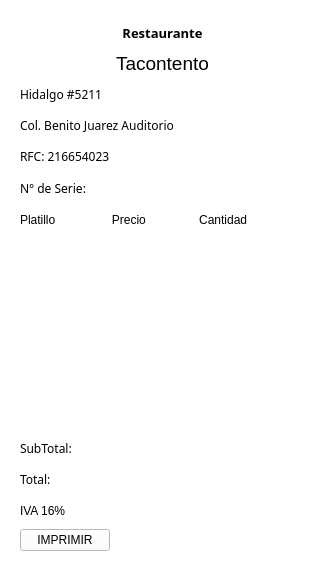
<?xml version="1.0" encoding="UTF-8"?>
<ui version="4.0">
 <class>TicketWidget</class>
 <widget class="QWidget" name="TicketWidget">
  <property name="geometry">
   <rect>
    <x>0</x>
    <y>0</y>
    <width>325</width>
    <height>571</height>
   </rect>
  </property>
  <property name="sizePolicy">
   <sizepolicy hsizetype="Preferred" vsizetype="Preferred">
    <horstretch>0</horstretch>
    <verstretch>0</verstretch>
   </sizepolicy>
  </property>
  <property name="font">
   <font>
    <family>Montserrat</family>
   </font>
  </property>
  <property name="windowTitle">
   <string>TICKET</string>
  </property>
  <property name="styleSheet">
   <string notr="true">background-color:white;</string>
  </property>
  <layout class="QGridLayout" name="gridLayout">
   <item row="1" column="0">
    <widget class="QStackedWidget" name="stackedWidget">
     <property name="sizePolicy">
      <sizepolicy hsizetype="Preferred" vsizetype="Preferred">
       <horstretch>0</horstretch>
       <verstretch>0</verstretch>
      </sizepolicy>
     </property>
     <property name="font">
      <font>
       <family>Montserrat</family>
      </font>
     </property>
     <widget class="QWidget" name="page">
      <layout class="QGridLayout" name="gridLayout_2">
       <item row="8" column="0" colspan="4">
        <widget class="QLabel" name="lblDireccion">
         <property name="font">
          <font>
           <family>Montserrat</family>
          </font>
         </property>
         <property name="text">
          <string>Hidalgo #5211</string>
         </property>
         <property name="alignment">
          <set>Qt::AlignLeading|Qt::AlignLeft|Qt::AlignVCenter</set>
         </property>
        </widget>
       </item>
       <item row="10" column="0">
        <widget class="QLabel" name="lblRFC">
         <property name="font">
          <font>
           <family>Montserrat</family>
          </font>
         </property>
         <property name="text">
          <string>RFC: 216654023</string>
         </property>
        </widget>
       </item>
       <item row="0" column="0" rowspan="2">
        <widget class="QLabel" name="label_2">
         <property name="maximumSize">
          <size>
           <width>70</width>
           <height>50</height>
          </size>
         </property>
         <property name="styleSheet">
          <string notr="true">border-image: url(:/Resources/imgs/taco.png) 0 0 0 0 stretch stretch;</string>
         </property>
         <property name="text">
          <string/>
         </property>
        </widget>
       </item>
       <item row="16" column="0">
        <widget class="QLabel" name="label">
         <property name="text">
          <string>IVA 16%</string>
         </property>
        </widget>
       </item>
       <item row="1" column="1">
        <widget class="QLabel" name="lblNombreRestaurante">
         <property name="font">
          <font>
           <pointsize>14</pointsize>
           <weight>50</weight>
           <bold>false</bold>
          </font>
         </property>
         <property name="text">
          <string>Tacontento</string>
         </property>
         <property name="alignment">
          <set>Qt::AlignCenter</set>
         </property>
        </widget>
       </item>
       <item row="13" column="0" colspan="4">
        <widget class="QTextEdit" name="VLProductos">
         <property name="sizePolicy">
          <sizepolicy hsizetype="Ignored" vsizetype="Preferred">
           <horstretch>0</horstretch>
           <verstretch>0</verstretch>
          </sizepolicy>
         </property>
         <property name="font">
          <font>
           <family>Montserrat</family>
          </font>
         </property>
         <property name="styleSheet">
          <string notr="true">background:transparent;
border-radius:0px;</string>
         </property>
        </widget>
       </item>
       <item row="15" column="0" colspan="4">
        <widget class="QLabel" name="lblTotal">
         <property name="font">
          <font>
           <family>Montserrat</family>
          </font>
         </property>
         <property name="text">
          <string>Total: </string>
         </property>
        </widget>
       </item>
       <item row="17" column="0">
        <widget class="QPushButton" name="pushButton">
         <property name="text">
          <string>IMPRIMIR</string>
         </property>
        </widget>
       </item>
       <item row="14" column="0">
        <widget class="QLabel" name="lblSubtotal">
         <property name="font">
          <font>
           <family>Montserrat</family>
          </font>
         </property>
         <property name="text">
          <string>SubTotal: </string>
         </property>
        </widget>
       </item>
       <item row="0" column="1">
        <widget class="QLabel" name="lblRestaurante">
         <property name="font">
          <font>
           <family>Microsoft JhengHei</family>
           <pointsize>10</pointsize>
           <weight>75</weight>
           <bold>true</bold>
          </font>
         </property>
         <property name="layoutDirection">
          <enum>Qt::LeftToRight</enum>
         </property>
         <property name="text">
          <string>Restaurante</string>
         </property>
         <property name="alignment">
          <set>Qt::AlignCenter</set>
         </property>
        </widget>
       </item>
       <item row="11" column="0" colspan="4">
        <widget class="QLabel" name="lblSerie">
         <property name="font">
          <font>
           <family>Montserrat</family>
          </font>
         </property>
         <property name="text">
          <string>N° de Serie:  </string>
         </property>
        </widget>
       </item>
       <item row="9" column="0" colspan="4">
        <widget class="QLabel" name="lblColonia">
         <property name="font">
          <font>
           <family>Montserrat</family>
          </font>
         </property>
         <property name="text">
          <string>Col. Benito Juarez Auditorio</string>
         </property>
        </widget>
       </item>
       <item row="12" column="0" colspan="3">
        <widget class="QLabel" name="label_3">
         <property name="text">
          <string>Platillo                 Precio                Cantidad</string>
         </property>
        </widget>
       </item>
      </layout>
     </widget>
     <widget class="QWidget" name="page_2"/>
    </widget>
   </item>
  </layout>
 </widget>
 <resources/>
 <connections/>
</ui>
